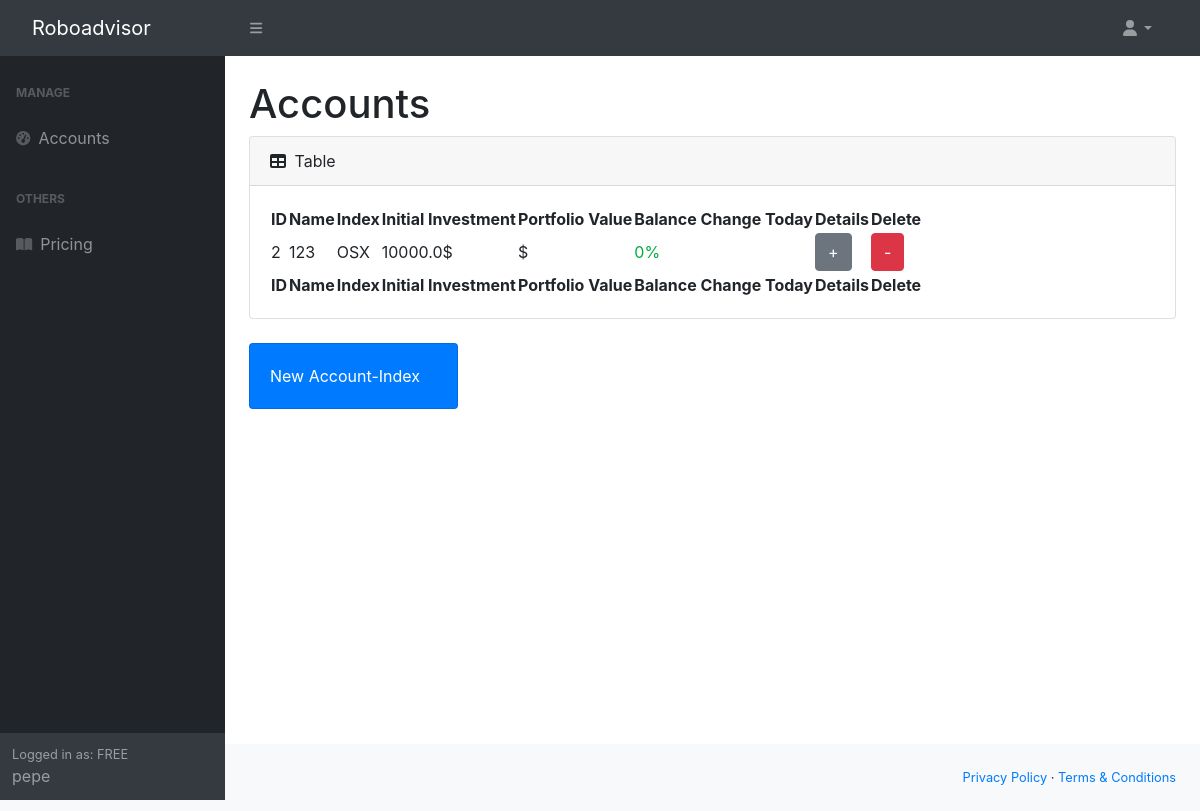
Before: /manageAccount/ (signed in) with the older database file.
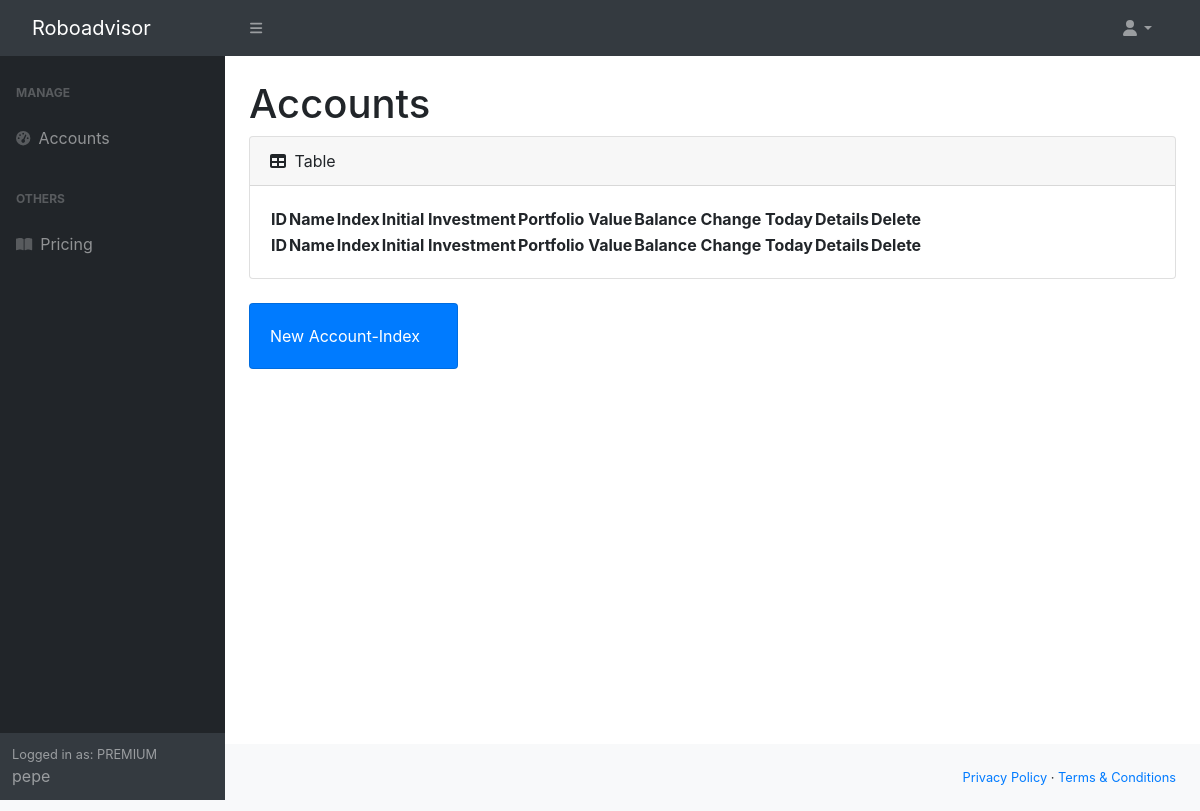
After: the same page with the newer database file.
### roboadvisor/models.py (models this page shows, shortened)
class Account(models.Model):
	key_id = models.CharField(max_length=200, default=None, unique=True)
	secret_key = models.CharField(max_length=200, default=None, unique=True)
	name=models.CharField(max_length=200, default=None, unique=True)
	balance = models.FloatField()
	totalEquity = models.FloatField()
	user = models.ForeignKey(User, on_delete=models.CASCADE, default=None)

class Index(models.Model):
	symbol = models.CharField(max_length=5, default=None)
	marketCap = models.FloatField(default=0)
	account = models.OneToOneField(Account, on_delete=models.CASCADE)
	def __str__(self):
		return self.symbol

### roboadvisor/views.py (the view)
# urls.py: path('manageAccount/', manageAccount),
@login_required(login_url='/login')
def manageAccount(request):
	user = request.user
	user_id = user.id
	accounts = Account.objects.filter(user_id=user_id)
	portfolioValues = []
	balanceChanges = []
	for a in accounts:
		try:
			api = tradeapi.REST(
			key_id=a.key_id,
			secret_key=a.secret_key,
			base_url='https://paper-api.alpaca.markets',
			api_version='v2')
			alpacaAccount = api.get_account()
			portfolioValues.append(alpacaAccount.portfolio_value)
			balanceChanges.append(float("{:.2f}".format((float(alpacaAccount.equity) - float(alpacaAccount.last_equity))/100)))
		except:
			portfolioValues.append("UNLINKED")
			balanceChanges.append(0)
	accPortBalance = zip(accounts, portfolioValues, balanceChanges)
	context = {"accPortBalance": accPortBalance}
	return render(request, 'manageAccount.html', context)

### roboadvisor/templates/manageAccount.html (shortened to what this page needs)
{% extends 'base.html' %}
{% load static %}
{% block content %}
<main>
  <div class="container-fluid px-4">
    <h1 class="mt-4">Accounts</h1>
    <div class="card mb-4">
      <div class="card-header">
        <i class="fas fa-table me-1"></i>
        Table
      </div>
      <div class="card-body">
        <table id="datatablesSimple">
          <thead>
            <tr>
              <th>ID</th>
              <th>Name</th>
              <th>Index</th>
              <th>Initial Investment</th>
              <th>Portfolio Value</th>
              <th>Balance Change Today</th>
              <th>Details</th>
              <th>Delete</th>
            </tr>
          </thead>
          <tfoot>
            <tr>
              <th>ID</th>
              <th>Name</th>
              <th>Index</th>
              <th>Initial Investment</th>
              <th>Portfolio Value</th>
              <th>Balance Change Today</th>
              <th>Details</th>
              <th>Delete</th>
            </tr>
          </tfoot>
          <tbody>
            {% for account, portfolioValues, balanceChanges in accPortBalance %}
            <tr>
              <td>{{ account.id }}</td>
              <td>{{ account.name }}</td>
              {% if account.index == "" %}
              <td>
                <form action="/newInvestment_setIndex/{{account.id}}">
                  <input type="submit" class="btn btn-warning" value="Assign" />
                </form>
              </td>
              {% else %}
              <td>{{ account.index }}</td>
              {% endif %}
              <td>{{ account.totalEquity }}$</td>
              <td>
              {% if portfolioValues == "UNLINKED" %}
              <div class="negativeBalanceChange">
              {{ portfolioValues }}</td>
              </div>
              {% else %}
              {{ portfolioValues }}$
              {% endif %}
              <td>
                {% if balanceChanges < 0 %}
                <div class="negativeBalanceChange">
                {% else %}
                <div class="positiveBalanceChange">
                {% endif %}
                {{ balanceChanges }}%
                </div>
              </td>
              <td>
                {% if account.index != "" %}
                <form class = "showAccount" action="/showAccount/{{account.id}}">
                  <button type="submit" class="btn btn-secondary btnFetch">+</button>
                </form>
                {% endif %}
              </td>
              <td>
                <form action="{% url 'deleteAccount' pk=account.pk %}" method="post">
                <button type="submit" class="btn btn-danger" name='deleteAccount' value='deleteAccount'>-</button>
                </form>
              </td>
            </tr>
            {% endfor %}
          </tbody>
        </table>
      </div>
    </div>
    <div class="row">
      <div class="col-xl-3 col-md-6">
        <div class="card bg-primary text-white mb-4">
          <div class="card-body">New Account-Index</div>
        </div>
      </div>
    </div>
  </div>
</div>
{% endblock %}

### roboadvisor/templates/base.html (shortened to what this page needs)
{% load static %}
<!DOCTYPE html>
<html lang="en">
<head>
    <link href="https://cdn.jsdelivr.net/npm/simple-datatables@latest/dist/style.css" rel="stylesheet" />
    <link href="{% static 'css/styles.css' %}" rel="stylesheet" />
    <link rel="stylesheet" href=
"https://stackpath.bootstrapcdn.com/bootstrap/4.4.1/css/bootstrap.min.css"
        integrity=
"sha384-Vkoo8x4CGsO3+Hhxv8T/Q5PaXtkKtu6ug5TOeNV6gBiFeWPGFN9MuhOf23Q9Ifjh"
>
</head>
<body class="sb-nav-fixed">
    <nav class="sb-topnav navbar navbar-expand navbar-dark bg-dark">
        <a class="navbar-brand ps-3" href="/home">Roboadvisor</a>
        <button class="btn btn-link btn-sm order-1 order-lg-0 me-4 me-lg-0" id="sidebarToggle" href="#!"><i class="fas fa-bars"></i></button>
        <ul class="navbar-nav ms-auto ms-md-0 me-3 me-lg-4">
            <li class="nav-item dropdown">
                <a class="nav-link dropdown-toggle" id="navbarDropdown" href="#" role="button" data-bs-toggle="dropdown" aria-expanded="false"><i class="fas fa-user fa-fw"></i></a>
            </li>
        </ul>
    </nav>
    <div id="layoutSidenav">
        <div id="layoutSidenav_nav">
            <nav class="sb-sidenav accordion sb-sidenav-dark" id="sidenavAccordion">
                <div class="sb-sidenav-menu">
                    <div class="nav">
                        <div class="sb-sidenav-menu-heading">Manage</div>
                        <a class="nav-link" href="/manageAccount">
                            <div class="sb-nav-link-icon"><i class="fas fa-tachometer-alt"></i></div>
                            Accounts
                        </a>
                        <div class="sb-sidenav-menu-heading">Others</div>
                        <a class="nav-link collapsed" href="/pricing">
                            <div class="sb-nav-link-icon"><i class="fas fa-book-open"></i></div>
                            Pricing
                        </a>
                        <div class="sb-sidenav-menu-heading"></div>
                    </div>
                </div>
                <div class="sb-sidenav-footer">
                    <div class="small">Logged in as:
                        {% if not user.is_authenticated %}
                        UNAUTHENTICATED
                        {% elif user.client.is_premium%}
                        PREMIUM
                        {% elif not user.client.is_premium %}
                        FREE
                    {% endif %}</div>
                    {{user.username}}
                </div>
            </nav>
        </div>
        <div id="layoutSidenav_content">
            {% block content %}{% endblock %}
        </div>
    <footer class="py-4 bg-light mt-auto">
        <div class="container-fluid px-4">
            <div class="d-flex align-items-center justify-content-between small">
                <div class="text-muted">Copyright &copy; Roboadvisor 2022</div>
                <div>
                    <a href="#">Privacy Policy</a>
                    &middot;
                    <a href="#">Terms &amp; Conditions</a>
                </div>
            </div>
        </div>
    </footer>
</body>
</html>

Changed rows visible on the page:
removed Account: id "2", name "123", index "OSX", totalEquity "10000.0", balanceChanges "0"
Other visible differences:
text no longer shown: "FREE"
text now shown: "PREMIUM"
